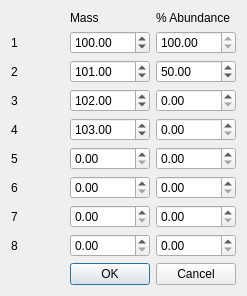
<?xml version="1.0" encoding="UTF-8"?>
<ui version="4.0">
 <class>Dialog</class>
 <widget class="QDialog" name="Dialog">
  <property name="geometry">
   <rect>
    <x>0</x>
    <y>0</y>
    <width>247</width>
    <height>268</height>
   </rect>
  </property>
  <property name="windowTitle">
   <string>Dialog</string>
  </property>
  <layout class="QGridLayout" name="gridLayout">
   <item row="5" column="1">
    <widget class="QDoubleSpinBox" name="m5">
     <property name="maximum">
      <double>1000.000000000000000</double>
     </property>
    </widget>
   </item>
   <item row="1" column="0">
    <widget class="QLabel" name="label_3">
     <property name="text">
      <string>1</string>
     </property>
    </widget>
   </item>
   <item row="3" column="2">
    <widget class="QDoubleSpinBox" name="a3">
     <property name="maximum">
      <double>100.000000000000000</double>
     </property>
    </widget>
   </item>
   <item row="2" column="2">
    <widget class="QDoubleSpinBox" name="a2">
     <property name="maximum">
      <double>100.000000000000000</double>
     </property>
     <property name="value">
      <double>50.000000000000000</double>
     </property>
    </widget>
   </item>
   <item row="0" column="1">
    <widget class="QLabel" name="label_2">
     <property name="text">
      <string>Mass</string>
     </property>
    </widget>
   </item>
   <item row="4" column="2">
    <widget class="QDoubleSpinBox" name="a4">
     <property name="maximum">
      <double>100.000000000000000</double>
     </property>
    </widget>
   </item>
   <item row="0" column="2">
    <widget class="QLabel" name="label">
     <property name="text">
      <string>% Abundance</string>
     </property>
    </widget>
   </item>
   <item row="6" column="0">
    <widget class="QLabel" name="label_8">
     <property name="text">
      <string>6</string>
     </property>
    </widget>
   </item>
   <item row="2" column="0">
    <widget class="QLabel" name="label_4">
     <property name="text">
      <string>2</string>
     </property>
    </widget>
   </item>
   <item row="7" column="0">
    <widget class="QLabel" name="label_9">
     <property name="text">
      <string>7</string>
     </property>
    </widget>
   </item>
   <item row="3" column="0">
    <widget class="QLabel" name="label_5">
     <property name="text">
      <string>3</string>
     </property>
    </widget>
   </item>
   <item row="4" column="0">
    <widget class="QLabel" name="label_6">
     <property name="text">
      <string>4</string>
     </property>
    </widget>
   </item>
   <item row="5" column="0">
    <widget class="QLabel" name="label_7">
     <property name="text">
      <string>5</string>
     </property>
    </widget>
   </item>
   <item row="1" column="2">
    <widget class="QDoubleSpinBox" name="a1">
     <property name="readOnly">
      <bool>true</bool>
     </property>
     <property name="minimum">
      <double>100.000000000000000</double>
     </property>
     <property name="maximum">
      <double>100.000000000000000</double>
     </property>
     <property name="value">
      <double>100.000000000000000</double>
     </property>
    </widget>
   </item>
   <item row="4" column="1">
    <widget class="QDoubleSpinBox" name="m4">
     <property name="maximum">
      <double>1000.000000000000000</double>
     </property>
     <property name="value">
      <double>103.000000000000000</double>
     </property>
    </widget>
   </item>
   <item row="1" column="1">
    <widget class="QDoubleSpinBox" name="m1">
     <property name="maximum">
      <double>1000.000000000000000</double>
     </property>
     <property name="value">
      <double>100.000000000000000</double>
     </property>
    </widget>
   </item>
   <item row="3" column="1">
    <widget class="QDoubleSpinBox" name="m3">
     <property name="maximum">
      <double>1000.000000000000000</double>
     </property>
     <property name="value">
      <double>102.000000000000000</double>
     </property>
    </widget>
   </item>
   <item row="2" column="1">
    <widget class="QDoubleSpinBox" name="m2">
     <property name="maximum">
      <double>1000.000000000000000</double>
     </property>
     <property name="value">
      <double>101.000000000000000</double>
     </property>
    </widget>
   </item>
   <item row="9" column="1" colspan="2">
    <widget class="QDialogButtonBox" name="buttonBox">
     <property name="orientation">
      <enum>Qt::Horizontal</enum>
     </property>
     <property name="standardButtons">
      <set>QDialogButtonBox::Cancel|QDialogButtonBox::Ok</set>
     </property>
    </widget>
   </item>
   <item row="5" column="2">
    <widget class="QDoubleSpinBox" name="a5">
     <property name="maximum">
      <double>100.000000000000000</double>
     </property>
    </widget>
   </item>
   <item row="7" column="2">
    <widget class="QDoubleSpinBox" name="a7">
     <property name="maximum">
      <double>100.000000000000000</double>
     </property>
    </widget>
   </item>
   <item row="6" column="1">
    <widget class="QDoubleSpinBox" name="m6">
     <property name="maximum">
      <double>1000.000000000000000</double>
     </property>
    </widget>
   </item>
   <item row="6" column="2">
    <widget class="QDoubleSpinBox" name="a6">
     <property name="maximum">
      <double>100.000000000000000</double>
     </property>
    </widget>
   </item>
   <item row="7" column="1">
    <widget class="QDoubleSpinBox" name="m7">
     <property name="maximum">
      <double>1000.000000000000000</double>
     </property>
    </widget>
   </item>
   <item row="8" column="0">
    <widget class="QLabel" name="label_10">
     <property name="text">
      <string>8</string>
     </property>
    </widget>
   </item>
   <item row="8" column="1">
    <widget class="QDoubleSpinBox" name="m8">
     <property name="maximum">
      <double>1000.000000000000000</double>
     </property>
    </widget>
   </item>
   <item row="8" column="2">
    <widget class="QDoubleSpinBox" name="a8">
     <property name="maximum">
      <double>100.000000000000000</double>
     </property>
    </widget>
   </item>
  </layout>
 </widget>
 <resources/>
 <connections>
  <connection>
   <sender>buttonBox</sender>
   <signal>accepted()</signal>
   <receiver>Dialog</receiver>
   <slot>accept()</slot>
   <hints>
    <hint type="sourcelabel">
     <x>248</x>
     <y>254</y>
    </hint>
    <hint type="destinationlabel">
     <x>157</x>
     <y>274</y>
    </hint>
   </hints>
  </connection>
  <connection>
   <sender>buttonBox</sender>
   <signal>rejected()</signal>
   <receiver>Dialog</receiver>
   <slot>reject()</slot>
   <hints>
    <hint type="sourcelabel">
     <x>316</x>
     <y>260</y>
    </hint>
    <hint type="destinationlabel">
     <x>286</x>
     <y>274</y>
    </hint>
   </hints>
  </connection>
 </connections>
</ui>
